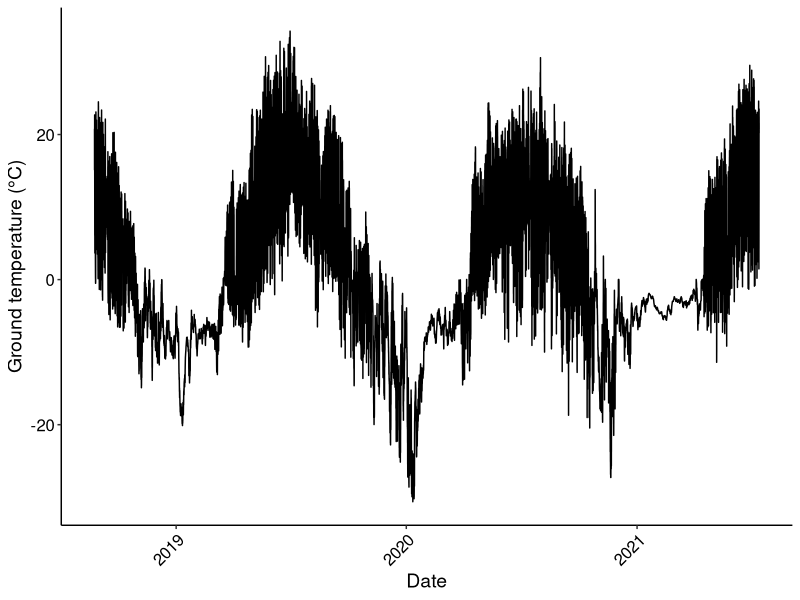
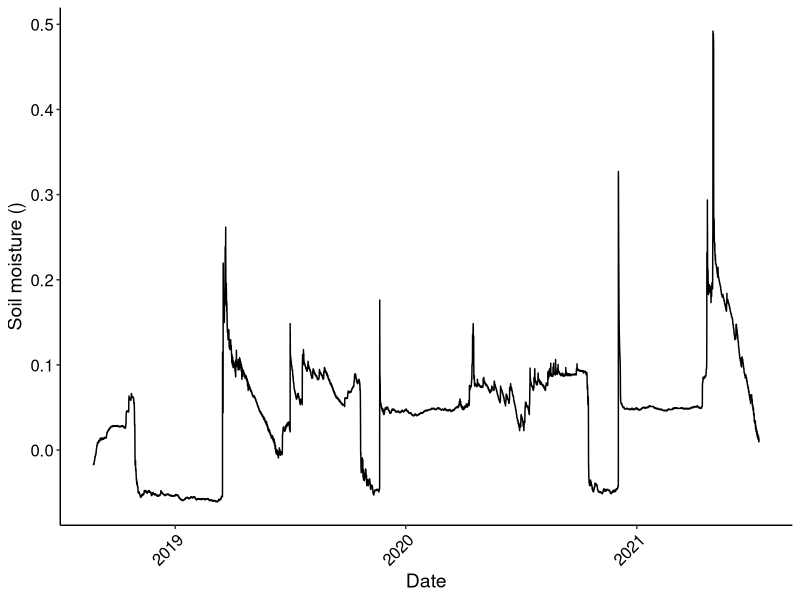
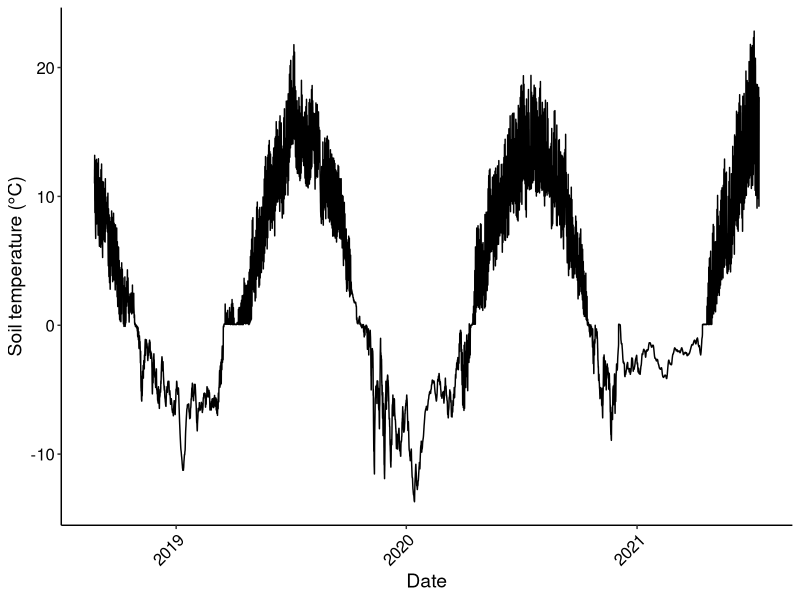
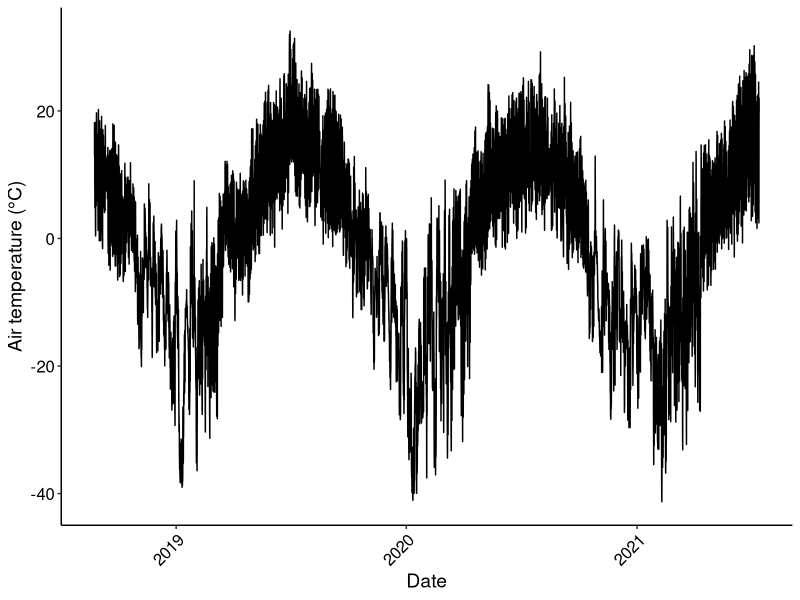
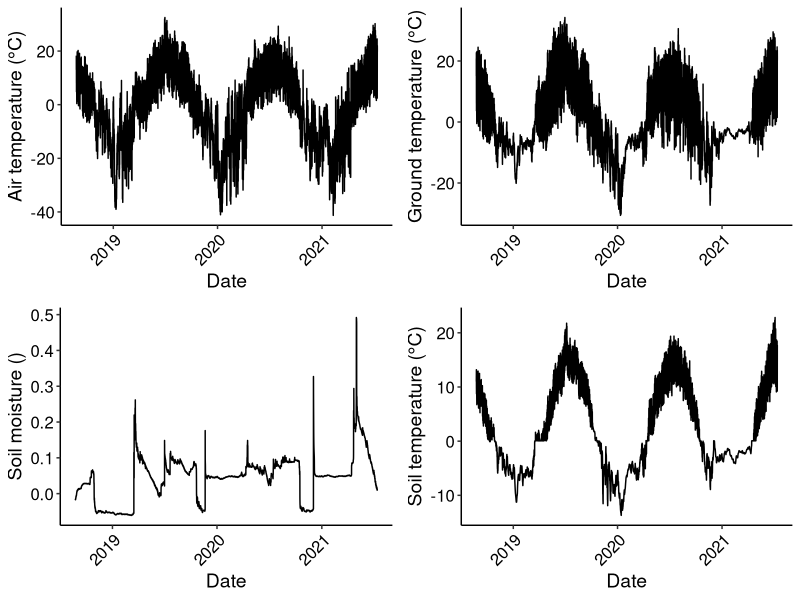
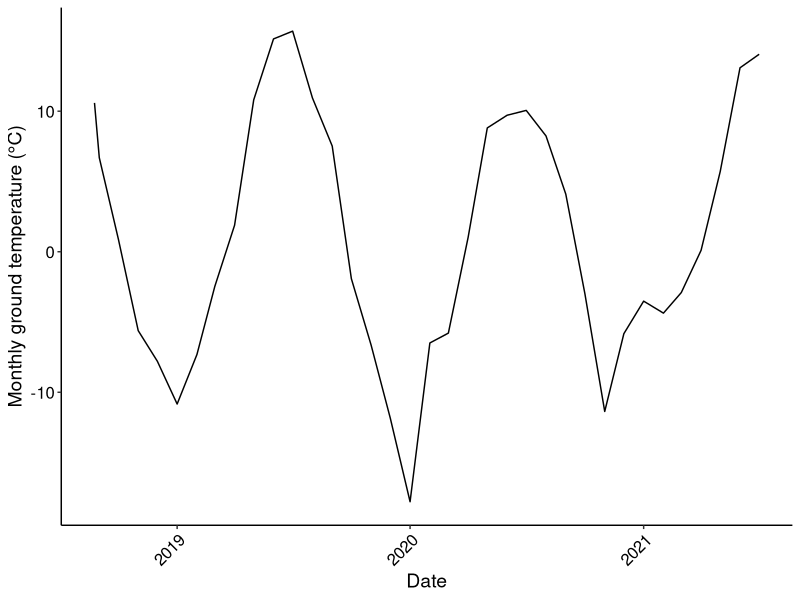
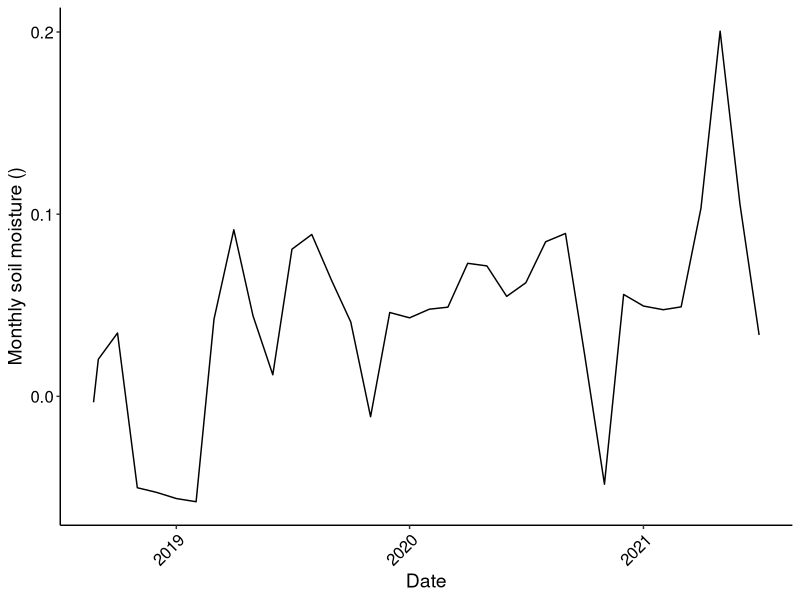
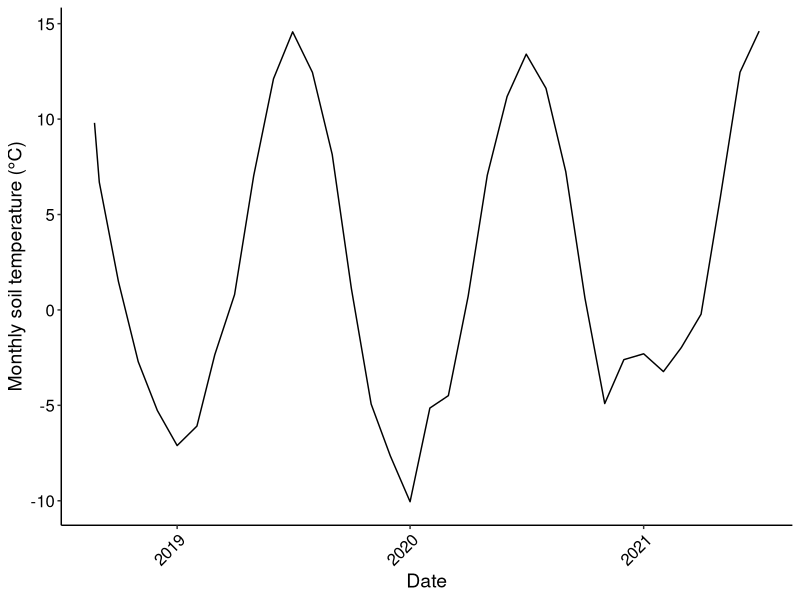

These figures' R source, in order:
#### Common garden HOBO 2021 SCRIPT
### Data wrangling and visualisation script
### By Erica Zaja and Madi Anderson, created on 20/10/2022
## Last updated: 08/12/2022 by Madelaine 

# 1. LOADING LIBRARIES -----
library(lubridate)
library(tidyverse)
library(ggplot2)
library(dplyr)
library(gridExtra)

# 2. LOADING DATA ----
HOBO_Common_garden_12Aug2021 <- read.csv(file = "data/hobo/HOBO_Common_garden_12Aug2021.csv")

# 3. DATA WRANGLING ----

CG_HOBO <- HOBO_Common_garden_12Aug2021 %>%
  rename("Soil_moist" = "Water.Content_.m..m..",
         "Ground_temp" = "Ground_temp_..C.",
         "Air_temp" ="Air_temp_..C.",
         "Soil_temp" = "Soil_Temp_..C.", 
         "Date_time_GMT" = "Date.Time..GMT.07.00") 

# convert date/time variation to 24h format aka drop AM & PM 
CG_HOBO_date <- CG_HOBO %>% 
  mutate(date = parse_date_time(CG_HOBO$Date_time_GMT,    #  make new column called date with no AM/PM
                                "%m/%d/%y %I:%M:%S %p")) 

CG_HOBO_date_2 <- CG_HOBO_date %>% 
  separate(date, into = c('year', 'month', 'day'))

CG_HOBO_date_3 <- full_join(CG_HOBO_date, CG_HOBO_date_2)
         
str(CG_HOBO_date)  
# I didn't remove / overwrite existing date column to check to make sure they were the same 

# Make MONTHLY means 
CG_HOBO_monthly_means <- CG_HOBO_date_3 %>%
  group_by(year, month) %>%
  mutate(mean_soil_moist = mean(Soil_moist),
         mean_ground_temp = mean(Ground_temp),
         mean_soil_temp = mean(Soil_temp),
         mean_air_temp = mean(Air_temp)) %>%
  select(date, year, month, mean_soil_moist, mean_ground_temp, mean_soil_temp,
         mean_air_temp) %>%
  group_by(year, month) %>%
  slice(1) %>% # keeping only one observation from each set of year/month
  ungroup()
  
# 4. DATA VISUALISATION -----

# 4.1 Time series -----

# a. Ground temperature ----
(plot_HOBO_ground_temp <- ggplot(CG_HOBO_date, aes(x = date, y = Ground_temp)) +
   geom_line() + 
   #geom_smooth(method = "lm", colour = "black") +
   ylab("Ground temperature (°C)") +
   xlab("Date") +
   theme_bw() +
   #scale_color_manual(values = c("dark green", "blue", "red")) +
   theme(panel.border = element_blank(),
         panel.grid.major = element_blank(),
         panel.grid.minor = element_blank(),
         axis.line = element_line(colour = "black"),
         axis.title = element_text(size = 14),
         axis.text.x = element_text(angle = 45, vjust = 1, hjust = 1, size = 12, colour = "black"),
         axis.text.y = element_text(size = 12, colour = "black")))

# b. Soil moisture ----
(plot_HOBO_soil_moist <- ggplot(CG_HOBO_date, aes(x = date, y = Soil_moist)) +
   geom_line() + 
   #geom_smooth(method="lm", colour = "black")+
   ylab("Soil moisture ()") +
   xlab("Date") +
   theme_bw() +
   #scale_color_manual(values = c("dark green", "blue", "red")) +
   theme(panel.border = element_blank(),
         panel.grid.major = element_blank(),
         panel.grid.minor = element_blank(),
         axis.line = element_line(colour = "black"),
         axis.title = element_text(size = 14),
         axis.text.x = element_text(angle = 45, vjust = 1, hjust = 1, size = 12, colour = "black"),
         axis.text.y = element_text(size = 12, colour = "black")))

# c. Soil temperature ----
(plot_HOBO_soil_temp <- ggplot(CG_HOBO_date, aes(x = date, y = Soil_temp)) +
   geom_line()+
   #geom_smooth(method="lm", colour = "black") + 
   ylab("Soil temperature (°C)") +
   xlab("Date") +
   theme_bw() +
   #scale_color_manual(values = c("dark green", "blue", "red")) +
   theme(panel.border = element_blank(),
         panel.grid.major = element_blank(),
         panel.grid.minor = element_blank(),
         axis.line = element_line(colour = "black"),
         axis.title = element_text(size = 14),
         axis.text.x = element_text(angle = 45, vjust = 1, hjust = 1, size = 12, colour = "black"),
         axis.text.y = element_text(size = 12, colour = "black")))

# d. Air temperature -----
(plot_HOBO_air_temp <- ggplot(CG_HOBO_date, aes(x = date, y = Air_temp)) +
   geom_line() + 
    #geom_smooth(method = "lm", colour = "black")+
    ylab("Air temperature (°C)") +
    xlab("Date") +
    theme_bw() +
    #scale_color_manual(values = c("dark green", "blue", "red")) +
    theme(panel.border = element_blank(),
          panel.grid.major = element_blank(),
          panel.grid.minor = element_blank(),
          axis.line = element_line(colour = "black"),
          axis.title = element_text(size = 14),
          axis.text.x = element_text(angle = 45, vjust = 1, hjust = 1, size = 12, colour = "black"),
          axis.text.y = element_text(size = 12, colour = "black")))

# Make facet plot of the timeseries
facet_HOBO_timeseries <- grid.arrange(plot_HOBO_air_temp,plot_HOBO_ground_temp,
                                      plot_HOBO_soil_moist, plot_HOBO_soil_temp)

# 4.2. Monthly time series ----

# a. Monthly ground temperature ----
(plot_HOBO_ground_temp_monthly <- ggplot(CG_HOBO_monthly_means, aes(x = date, y = mean_ground_temp)) +
   geom_line() + 
   #geom_smooth(method = "lm", colour = "black") +
   ylab("Monthly ground temperature (°C)") +
   xlab("Date") +
   theme_bw() +
   #scale_color_manual(values = c("dark green", "blue", "red")) +
   theme(panel.border = element_blank(),
         panel.grid.major = element_blank(),
         panel.grid.minor = element_blank(),
         axis.line = element_line(colour = "black"),
         axis.title = element_text(size = 14),
         axis.text.x = element_text(angle = 45, vjust = 1, hjust = 1, size = 12, colour = "black"),
         axis.text.y = element_text(size = 12, colour = "black")))

# b. Monthly soil moisture ----
(plot_HOBO_soil_moist_monthly <- ggplot(CG_HOBO_monthly_means, aes(x = date, y = mean_soil_moist)) +
   geom_line() + 
   #geom_smooth(method="lm", colour = "black")+
   ylab("Monthly soil moisture ()") +
   xlab("Date") +
   theme_bw() +
   #scale_color_manual(values = c("dark green", "blue", "red")) +
   theme(panel.border = element_blank(),
         panel.grid.major = element_blank(),
         panel.grid.minor = element_blank(),
         axis.line = element_line(colour = "black"),
         axis.title = element_text(size = 14),
         axis.text.x = element_text(angle = 45, vjust = 1, hjust = 1, size = 12, colour = "black"),
         axis.text.y = element_text(size = 12, colour = "black")))

# c. Monthly soil temperature ----
(plot_HOBO_soil_temp_monthly <- ggplot(CG_HOBO_monthly_means, aes(x = date, y = mean_soil_temp)) +
   geom_line()+
   #geom_smooth(method="lm", colour = "black") + 
   ylab("Monthly soil temperature (°C)") +
   xlab("Date") +
   theme_bw() +
   #scale_color_manual(values = c("dark green", "blue", "red")) +
   theme(panel.border = element_blank(),
         panel.grid.major = element_blank(),
         panel.grid.minor = element_blank(),
         axis.line = element_line(colour = "black"),
         axis.title = element_text(size = 14),
         axis.text.x = element_text(angle = 45, vjust = 1, hjust = 1, size = 12, colour = "black"),
         axis.text.y = element_text(size = 12, colour = "black")))

# d. Monthly air temperature ----
(plot_HOBO_air_temp_monthly <- ggplot(CG_HOBO_monthly_means, aes(x = date, y = mean_air_temp)) +
    geom_line() + 
    #geom_smooth(method = "lm", colour = "black")+
    ylab("Air temperature (°C)") +
    xlab("Date") +
    theme_bw() +
    #scale_color_manual(values = c("dark green", "blue", "red")) +
    theme(panel.border = element_blank(),
          panel.grid.major = element_blank(),
          panel.grid.minor = element_blank(),
          axis.line = element_line(colour = "black"),
          axis.title = element_text(size = 14),
          axis.text.x = element_text(angle = 45, vjust = 1, hjust = 1, size = 12, colour = "black"),
          axis.text.y = element_text(size = 12, colour = "black")))

# Make facet plot of the monthly timeseries
facet_HOBO_timeseries_monthly <- grid.arrange(plot_HOBO_air_temp_monthly,plot_HOBO_ground_temp_monthly,
                                      plot_HOBO_soil_moist_monthly, plot_HOBO_soil_temp_monthly)





